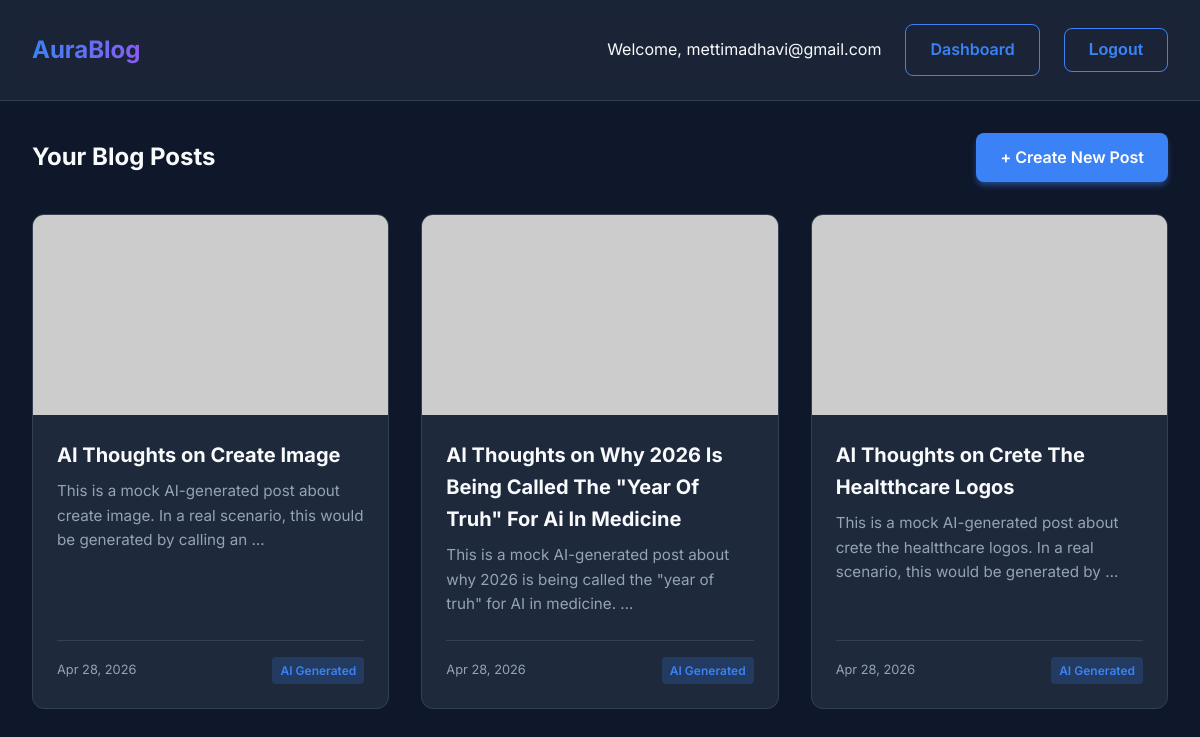
The app's page / (signed in) with its own data.
### blog/models.py (models this page shows, shortened)
class BlogPost(models.Model):
    title = models.CharField(max_length=200)
    content = models.TextField()
    author = models.ForeignKey(User, on_delete=models.CASCADE, related_name='blog_posts')
    created_at = models.DateTimeField(auto_now_add=True)
    updated_at = models.DateTimeField(auto_now=True)
    unsplash_image_url = models.URLField(blank=True, null=True, help_text="Cover image URL from Unsplash")
    is_ai_generated = models.BooleanField(default=False)
    class Meta:
        ordering = ['-created_at']

### blog/views.py (the view)
# urls.py: path('', views.dashboard, name='dashboard'),
@login_required
def dashboard(request):
    posts = BlogPost.objects.filter(author=request.user)
    return render(request, 'blog/dashboard.html', {'posts': posts})

### templates/blog/dashboard.html (shortened to what this page needs)
{% extends 'base.html' %}
{% block content %}
<div class="dashboard-header">
    <h2>Your Blog Posts</h2>
    <a href="{% url 'create_post' %}" class="btn btn-primary">+ Create New Post</a>
</div>
{% if posts %}
    <div class="post-grid">
        {% for post in posts %}
            <div class="post-card">
                {% if post.unsplash_image_url %}
                    <img src="{{ post.unsplash_image_url }}" alt="Cover image" class="post-image">
                {% else %}
                    <div class="post-image" style="display: flex; align-items: center; justify-content: center; color: var(--text-secondary);">No Image</div>
                {% endif %}
                <div class="post-content">
                    <h3 class="post-title">{{ post.title }}</h3>
                    <p class="post-excerpt">{{ post.content|truncatewords:20 }}</p>
                    <div class="post-meta">
                        <span>{{ post.created_at|date:"M d, Y" }}</span>
                        {% if post.is_ai_generated %}
                            <span class="badge">AI Generated</span>
                        {% endif %}
                    </div>
                </div>
                <a href="{% url 'post_detail' post.pk %}" style="position: absolute; top:0; left:0; width:100%; height:100%; z-index:1;"></a>
            </div>
        {% endfor %}
    </div>
{% else %}
    <div class="empty-state">
        <h3>No posts yet</h3>
        <p>Start your creative journey by generating your first AI-powered blog post.</p>
        <a href="{% url 'create_post' %}" class="btn btn-primary">Create Your First Post</a>
    </div>
{% endif %}
{% endblock %}

### templates/base.html (shortened to what this page needs)
<!DOCTYPE html>
<html lang="en">
<head>
    {% load static %}
    <link rel="stylesheet" href="{% static 'css/style.css' %}">
</head>
<body>
    <nav class="navbar">
        <a href="{% url 'dashboard' %}" class="navbar-brand">AuraBlog</a>
        <div class="nav-links">
            {% if user.is_authenticated %}
            <span>Welcome, {{ user.username }}</span>
            <a href="{% url 'dashboard' %}" class="btn btn-outline">Dashboard</a>
            <form method="post" action="{% url 'logout' %}" style="display:inline;">
                <button type="submit" class="btn btn-outline">Logout</button>
            </form>
            {% else %}
            <a href="{% url 'login' %}">Login</a>
            <a href="{% url 'register' %}" class="btn btn-primary">Sign Up</a>
            {% endif %}
        </div>
    </nav>
    <main class="container">
        {% block content %}
        {% endblock %}
    </main>
</body>
</html>

### static/css/style.css (style rules this page uses)
:root { --bg-color: #0f172a; --card-bg: #1e293b; --text-primary: #f8fafc; --text-secondary: #94a3b8; --accent: #3b82f6; --accent-hover: #2563eb; --border-color: #334155; --font-family: 'Inter', sans-serif; --error-color: #ef4444; }
* { box-sizing: border-box; margin: 0; padding: 0; }
body { font-family: var(--font-family); background-color: var(--bg-color); color: var(--text-primary); line-height: 1.6; display: flex; flex-direction: column; min-height: 100vh; }
a { color: var(--accent); text-decoration: none; transition: color 0.3s ease; }
.navbar { display: flex; justify-content: space-between; align-items: center; padding: 1.5rem 2rem; background-color: rgba(30, 41, 59, 0.8); backdrop-filter: blur(10px); border-bottom: 1px solid var(--border-color); position: sticky; top: 0; z-index: 100; }
.navbar-brand { font-size: 1.5rem; font-weight: 700; background: linear-gradient(90deg, #3b82f6, #8b5cf6); -webkit-background-clip: text; -webkit-text-fill-color: transparent; }
.nav-links { display: flex; gap: 1.5rem; align-items: center; }
.btn { display: inline-block; padding: 0.75rem 1.5rem; border-radius: 8px; font-weight: 600; cursor: pointer; transition: all 0.3s ease; border: none; font-size: 1rem; }
.btn-primary { background-color: var(--accent); color: white; box-shadow: 0 4px 6px -1px rgba(59, 130, 246, 0.5); }
.btn-outline { background: transparent; border: 1px solid var(--accent); color: var(--accent); }
.container { max-width: 1200px; margin: 0 auto; padding: 2rem; flex-grow: 1; width: 100%; }
.dashboard-header { display: flex; justify-content: space-between; align-items: center; margin-bottom: 2rem; }
.post-grid { display: grid; grid-template-columns: repeat(auto-fill, minmax(300px, 1fr)); gap: 2rem; }
.post-card { background-color: var(--card-bg); border-radius: 12px; overflow: hidden; border: 1px solid var(--border-color); transition: transform 0.3s ease, box-shadow 0.3s ease; display: flex; flex-direction: column; }
.post-image { width: 100%; height: 200px; object-fit: cover; background-color: #2d3748; }
.post-content { padding: 1.5rem; flex-grow: 1; display: flex; flex-direction: column; }
.post-title { font-size: 1.25rem; margin-bottom: 0.5rem; color: var(--text-primary); }
.post-excerpt { color: var(--text-secondary); font-size: 0.95rem; margin-bottom: 1.5rem; flex-grow: 1; }
.post-meta { display: flex; justify-content: space-between; align-items: center; font-size: 0.8rem; color: var(--text-secondary); border-top: 1px solid var(--border-color); padding-top: 1rem; }
.badge { background-color: rgba(59, 130, 246, 0.2); color: var(--accent); padding: 0.25rem 0.5rem; border-radius: 4px; font-size: 0.75rem; font-weight: 600; }

### records on screen
BlogPost: title "AI Thoughts on Create Image", content "This is a mock AI-generated post about create image. In a real scenario, this would be generated by calling an …", created_at "Apr 28, 2026", is_ai_generated "AI Generated"
BlogPost: title "AI Thoughts on Why 2026 Is Being Called The \"Year Of Truh\" For Ai In Medicine", content "This is a mock AI-generated post about why 2026 is being called the \"year of truh\" for AI in medicine. …", created_at "Apr 28, 2026", is_ai_generated "AI Generated"
BlogPost: title "AI Thoughts on Crete The Healtthcare Logos", content "This is a mock AI-generated post about crete the healtthcare logos. In a real scenario, this would be generated by …", created_at "Apr 28, 2026", is_ai_generated "AI Generated"

### other values on screen
{{ user.username }} "mettimadhavi@gmail.com"
